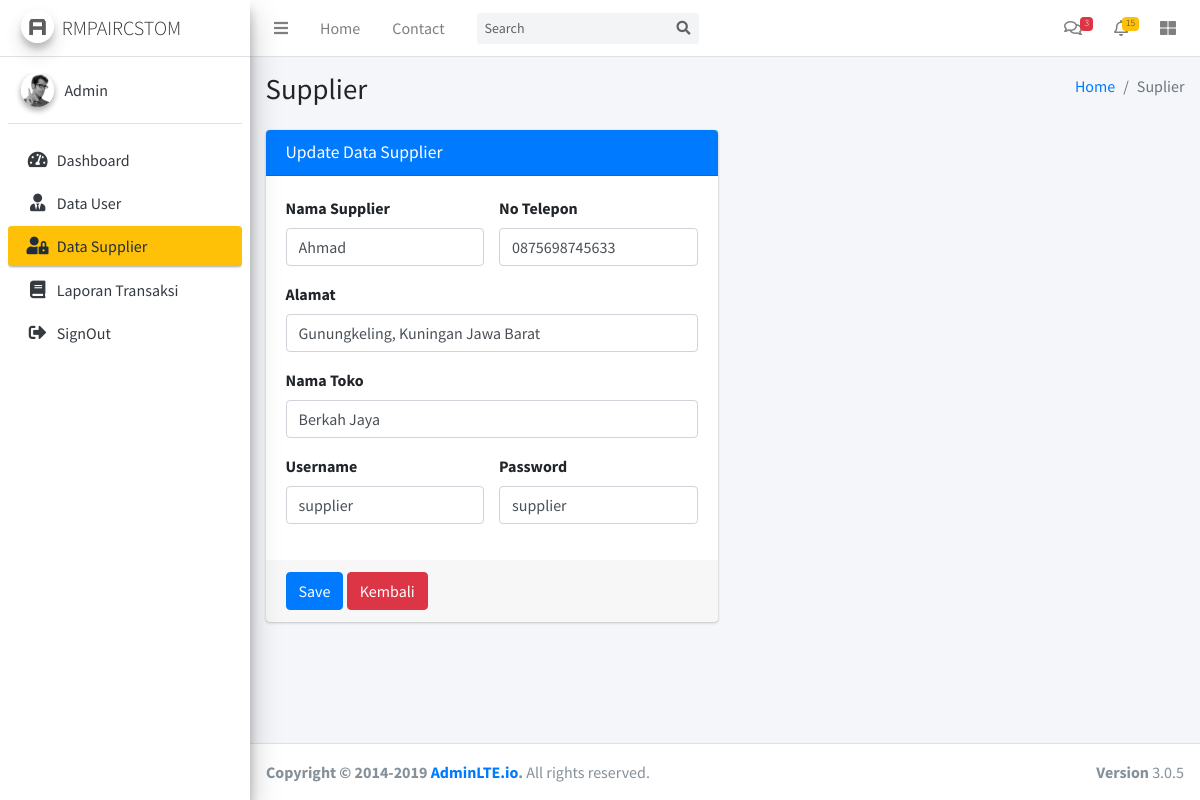
/Admin/cSupplier/edit/1 (signed in), run on the app's committed database.
### tables this page shows
CREATE TABLE `supplier` (
  `id_supplier` int(11) NOT NULL,
  `nama_supplier` varchar(125) NOT NULL,
  `alamat_supplier` text NOT NULL,
  `nama_toko` varchar(125) NOT NULL,
  `no_hp_supplier` varchar(15) NOT NULL,
  `username_supp` varchar(125) NOT NULL,
  `pass_supp` varchar(123) NOT NULL
);

### application/controllers/Admin/cSupplier.php (called while the page is built, shortened)
<?php
class cSupplier extends CI_Controller
{
	public function __construct()
	{
		$this->load->model('mDataSupplier');
	}
	public function edit($id)
	{
		$this->form_validation->set_rules('nama', 'Nama Supplier', 'required');
		$this->form_validation->set_rules('no_hp', 'No Telepon', 'required');
		$this->form_validation->set_rules('alamat', 'Alamat', 'required');
		$this->form_validation->set_rules('nama_toko', 'Nama Toko', 'required');
		$this->form_validation->set_rules('username', 'Username', 'required');
		$this->form_validation->set_rules('password', 'Password', 'required');
		if ($this->form_validation->run() == FALSE) {
			$data = array(
				'supplier' => $this->mDataSupplier->edit($id)
			);
			$this->load->view('Admin/Layout/head');
			$this->load->view('Admin/Layout/aside');
			$this->load->view('Admin/DataSupplier/vUpdateSupplier', $data);
			$this->load->view('Admin/Layout/footer');
		}
	}
}

### index.php (called while the page is built, shortened)
<?php
require_once BASEPATH.'core/CodeIgniter.php';

### application/models/mDataSupplier.php (called while the page is built, shortened)
<?php
class mDataSupplier extends CI_Model
{
	public function edit($id)
	{
		$this->db->select('*');
		$this->db->from('supplier');
		$this->db->where('id_supplier', $id);
		return $this->db->get()->row();
	}
}

### application/views/Admin/DataSupplier/vUpdateSupplier.php (the view, shortened to what this page needs)
<div class="content-wrapper">
    <section class="content-header">
        <div class="container-fluid">
            <div class="row mb-2">
                <div class="col-sm-6">
                    <h1>Supplier</h1>
                </div>
                <div class="col-sm-6">
                    <ol class="breadcrumb float-sm-right">
                        <li class="breadcrumb-item"><a href="#">Home</a></li>
                        <li class="breadcrumb-item active">Suplier</li>
                    </ol>
                </div>
            </div>
        </div>
    </section>
    <section class="content">
        <div class="container-fluid">
            <div class="row">
                <div class="col-md-6">
                    <div class="card card-primary">
                        <div class="card-header">
                            <h3 class="card-title">Update Data Supplier</h3>
                        </div>
                        <form action="<?= base_url('Admin/cSupplier/edit/' . $supplier->id_supplier) ?>" method="POST" role="form">
                            <div class="card-body">
                                <div class="row">
                                    <div class="col-lg-6">
                                        <div class="form-group">
                                            <label for="exampleInputEmail1">Nama Supplier</label>
                                            <input type="text" name="nama" value="<?= $supplier->nama_supplier ?>" class="form-control" id="exampleInputEmail1" placeholder="Masukkan nama supplier">
                                        </div>
                                    </div>
                                    <div class="col-lg-6">
                                        <div class="form-group">
                                            <label for="exampleInputPassword1">No Telepon</label>
                                            <input type="number" value="<?= $supplier->no_hp_supplier ?>" name="no_hp" class="form-control" id="exampleInputPassword1" placeholder="Masukkan no telepon">
                                        </div>
                                    </div>
                                </div>
                                <div class="form-group">
                                    <label for="exampleInputEmail1">Alamat</label>
                                    <input type="text" value="<?= $supplier->alamat_supplier ?>" name="alamat" class="form-control" id="exampleInputEmail1" placeholder="Masukkan alamat">
                                </div>
                                <div class="form-group">
                                    <label for="exampleInputEmail1">Nama Toko</label>
                                    <input type="text" value="<?= $supplier->nama_toko ?>" name="nama_toko" class="form-control" id="exampleInputEmail1" placeholder="Masukkan nama toko">
                                </div>
                                <div class="row">
                                    <div class="col-lg-6">
                                        <div class="form-group">
                                            <label for="exampleInputEmail1">Username</label>
                                            <input type="text" value="<?= $supplier->username_supp ?>" name="username" class="form-control" id="exampleInputEmail1" placeholder="Masukkan username">
                                        </div>
                                    </div>
                                    <div class="col-lg-6">
                                        <div class="form-group">
                                            <label for="exampleInputEmail1">Password</label>
                                            <input type="text" value="<?= $supplier->pass_supp ?>" name="password" class="form-control" id="exampleInputEmail1" placeholder="Masukkan password">
                                        </div>
                                    </div>
                                </div>
                            </div>
                            <div class="card-footer">
                                <button type="submit" class="btn btn-primary">Save</button>
                                <a href="<?= base_url('Admin/cUser') ?>" class="btn btn-danger">Kembali</a>
                            </div>
                        </form>
                    </div>
                </div>
            </div>
        </div>
    </section>
</div>

### data on the page
supplier: nama "Ahmad", no_hp "0875698745633", alamat "Gunungkeling, Kuningan Jawa Barat", nama_toko "Berkah Jaya", username "supplier", password "supplier"
